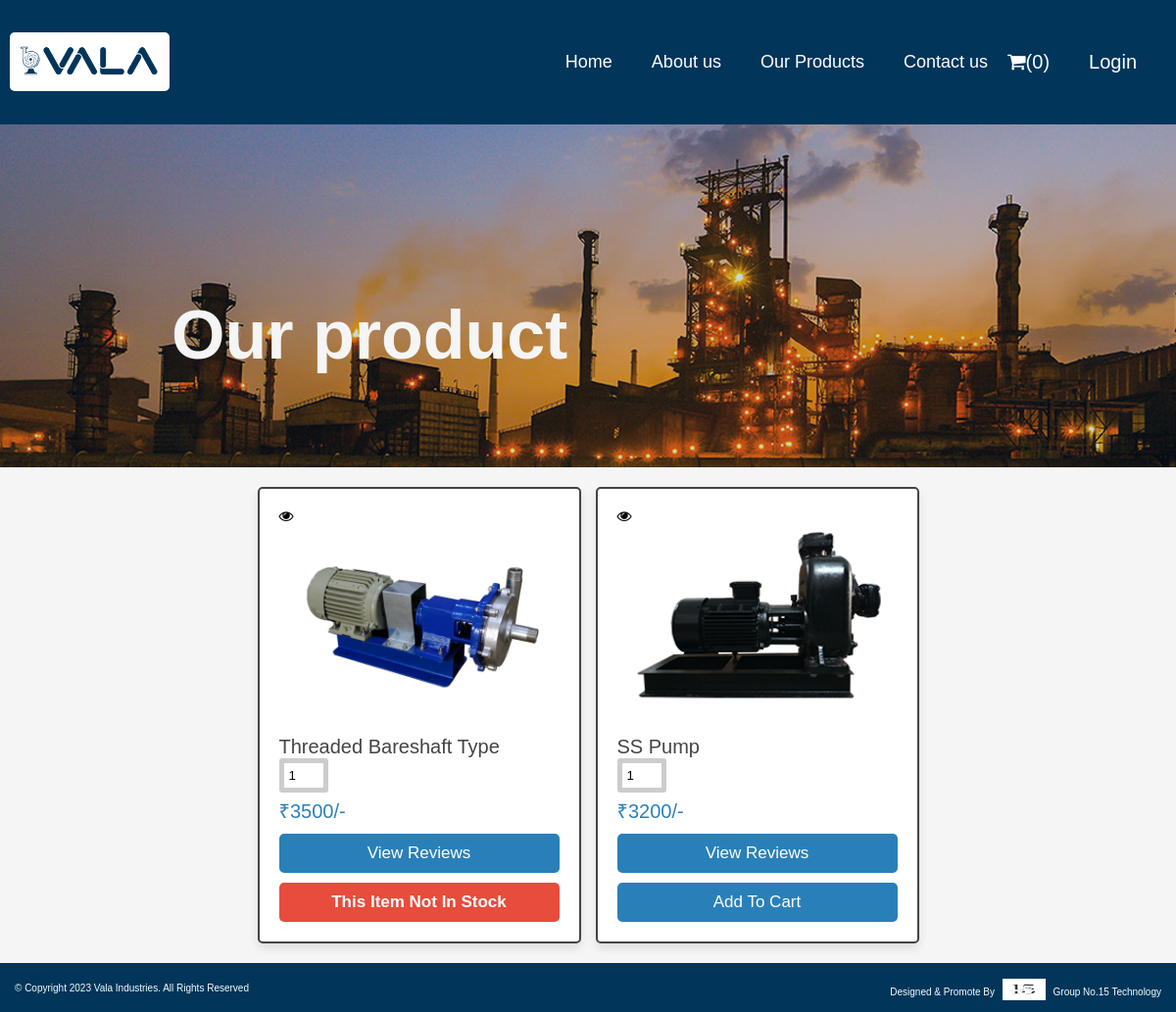
Page /Our-product.php?id=108 on the committed database.
### tables this page shows
CREATE TABLE `product` (
  `product_id` int(11) NOT NULL,
  `product_name` varchar(30) NOT NULL,
  `QOH` int(11) NOT NULL,
  `price` float NOT NULL,
  `img` varchar(50) NOT NULL,
  `description` varchar(255) DEFAULT NULL,
  `status` tinyint(4) NOT NULL,
  `product_cate_id` int(11) NOT NULL
);

### Our-product.php (the view, shortened to what this page needs)
<?php
include 'config.php';
$id = $_GET['id'];
?>
<!DOCTYPE html>
<html lang="en">
    <head>
    <link rel="stylesheet" href="https://cdnjs.cloudflare.com/ajax/libs/font-awesome/4.7.0/css/font-awesome.min.css">
    <link rel="stylesheet" href="css/style.css">
    <link rel="stylesheet" href="css/admin_style.css">
</head>
<body>
<?php include 'navbar.php';?>
    <div class="About">
        <h1>Our product</h1>
    </div>
    <section class="show-products">
   <div class="box-container">
   <?php
        $select = mysqli_query($conn,"SELECT * FROM product where product_cate_id=$id and status=1");
        $num = mysqli_num_rows($select);
        if($num>0){
            while($row = mysqli_fetch_assoc($select)){
   ?>
   <div class="box">
        <form action="manage_cart1.php" method="POST">
        <a href="quick_view.php?pid=<?= $row['product_id']; ?>" class="fa fa-eye" style="font-size:15px; color:#000000"></a>
            <img src="uploadimage/<?php echo $row['img']; ?>" alt="">
            <div class="name"><?php echo $row['product_name']; ?></div>
            <input type="number" name="qty" class="qty" min="1" max="10" value="1" style="width: 50px; padding: 5px; border: 5px solid #ccc; border-radius: 3px;">
            <div class="price">₹<span><?php echo $row['price']; ?></span>/-</div>
            <a href="view_review.php?get_id=<?= $row['product_id']; ?>" class="btn btn-primary">view reviews</a>
    <?php   if( $row['QOH'] >= 1 ){ ?>
                <button type="submit" name="Add_To_Cart" class="btn btn-primary">Add To Cart</button>
    <?php   }
            else{?>
                <h3 class="delete-btn">This item not in stock</h3>
    <?php   }?>
        </form>
   </div>
   <?php
         }
      }else{
         echo '<p class="empty">no product added yet!</p>';
      }
   ?>
   </div>
    </section>
    <?php
    include 'footer.php';
    ?>
</body>
</html>

### css/style.css (style rules this page uses)
body { background-color: #f5f5f5; font-family: "Segoe UI","Helvetica Neue", Arial, sans-serif, "Apple Color Emoji", "Segoe UI Emoji", "Segoe UI Symbol", "Noto Color Emoji"; }

### css/admin_style.css (style rules this page uses)
:root { --main-color:#2980b9; --orange:#f39c12; --red:#e74c3c; --black:#444; --white:#fff; --light-color:#777; --light-bg:#f5f5f5; --border:.2rem solid var(--black); --box-shadow:0 .5rem 1rem rgba(0,0,0,.1); --bg-color:#eee; }
* { font-family: 'Nunito', sans-serif; margin:0; padding:0; box-sizing: border-box; outline: none; border:none; text-decoration: none; }
html { font-size: 62.5%; overflow-x: hidden; }
body { background-color: var(--light-bg); }
section { padding:2rem; max-width: 1200px; margin:0 auto; }
.btn, .delete-btn, .option-btn { display: block; width: 100%; margin-top: 1rem; border-radius: .5rem; padding:1rem 3rem; font-size: 1.7rem; text-transform: capitalize; color:var(--white); cursor: pointer; text-align: center; }
.btn { background-color: var(--main-color); }
.delete-btn { background-color: var(--red); }
.show-products .box-container { display: grid; grid-template-columns: repeat(auto-fit, 33rem); gap:1.5rem; justify-content: center; align-items: flex-start; }
.show-products .box-container .box { background-color: var(--white); box-shadow: var(--box-shadow); border-radius: .5rem; border:var(--border); padding:2rem; }
.show-products .box-container .box img { width: 100%; height: 20rem; object-fit: contain; margin-bottom: 1.5rem; }
.show-products .box-container .box .name { font-size: 2rem; color:var(--black); }
.show-products .box-container .box .price { font-size: 2rem; color:var(--main-color); margin:.5rem 0; }

### Our-product.php (style rules this page uses)
.About { background: url('image/11/services-banner-1.png'); height: 350px; }
.About h1 { padding: 175px; color: #f5f5f5; font-size: 70px; }

### navbar.php (style rules this page uses)
body { margin: 0; font-family: Arial, Helvetica, sans-serif; }

### rows in the picture
product: img (picture), product_name "Threaded Bareshaft Type", price "3500", QOH "This Item Not In Stock"
product: img (picture), product_name "SS Pump", price "3200", QOH "Add To Cart"

### other values in the picture
$count "0"
